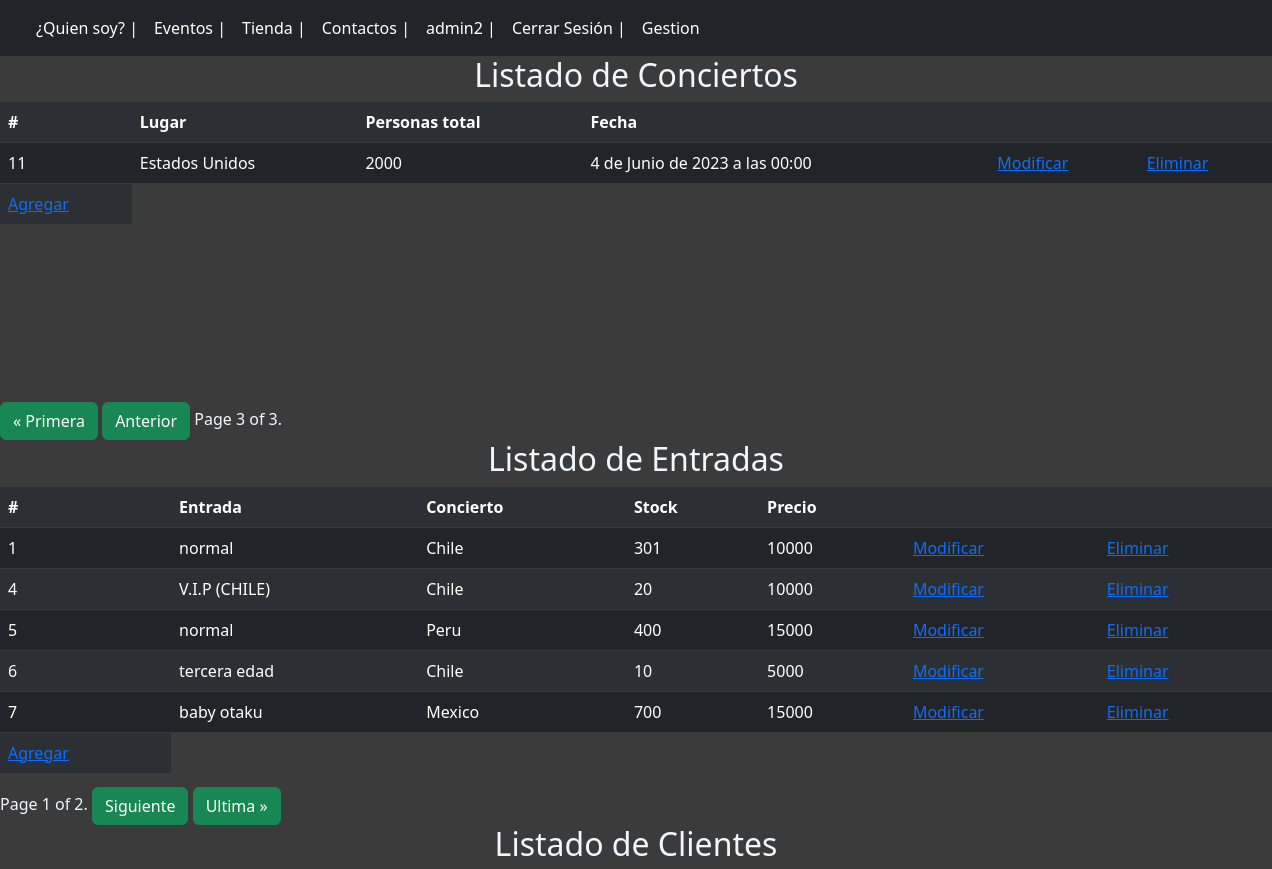
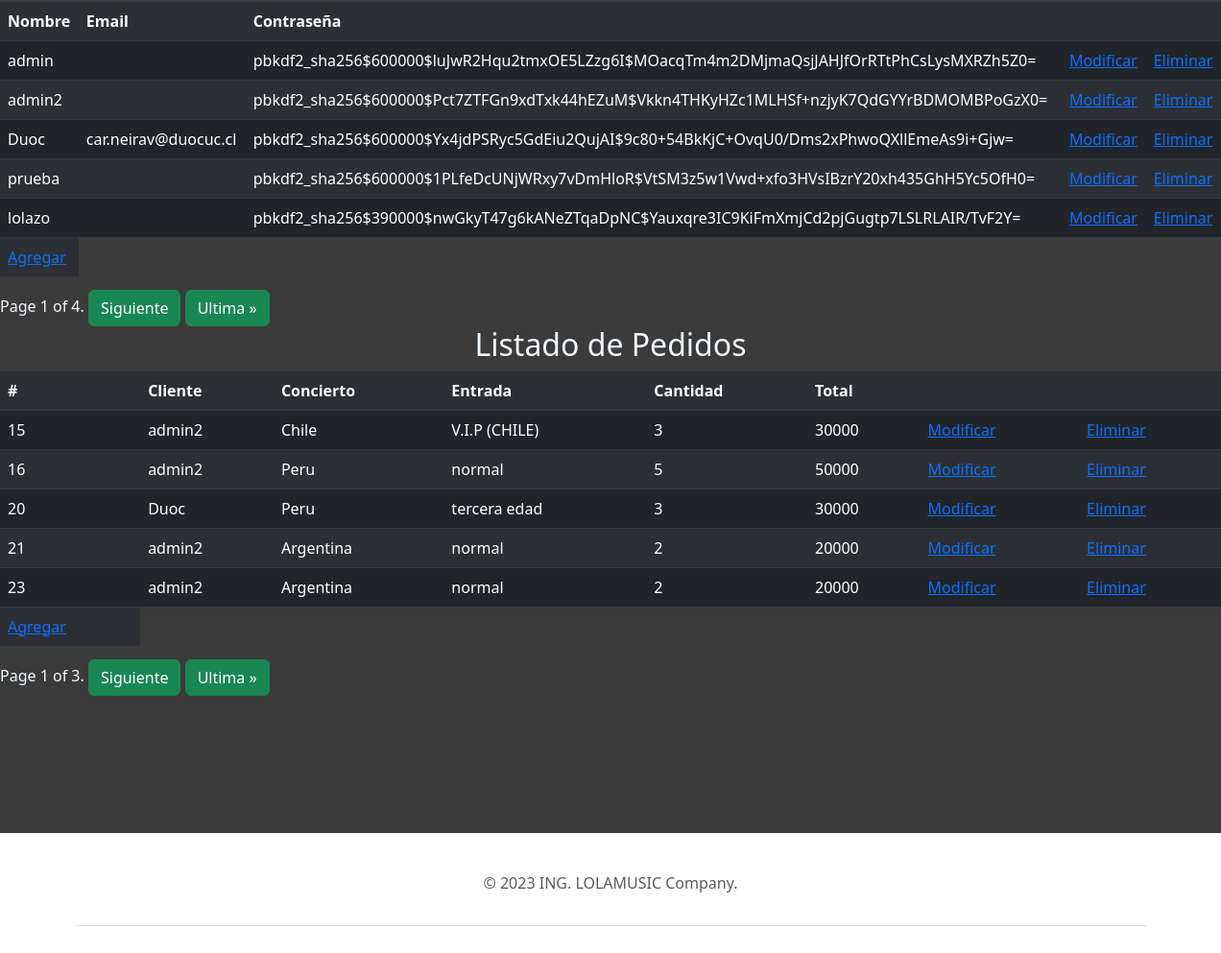
The app's page /Gestion/?page_c=3 (signed in) with its own data (2 pictures, top to bottom).
### core/models.py (models this page shows, shortened)
class Concierto(models.Model):
    id = models.AutoField(primary_key=True)
    lugar = models.CharField(max_length=100,null=False)
    personas_total = models.IntegerField(null=False,validators=[MinValueValidator(0)])
    fecha = models.DateTimeField(null=False)
    def __str__(self):
        return self.lugar

class Entrada(models.Model):
    id = models.AutoField(primary_key=True)
    tipo_entrada = models.CharField(null=False,max_length=200)
    conciert = models.ForeignKey(Concierto,null=False, on_delete=CASCADE)
    stock = models.IntegerField(null=False,validators=[MinValueValidator(0)])
    precio = models.IntegerField(null=False,validators=[MinValueValidator(0)])
    def __str__(self):
        return self.tipo_entrada

class Pedido(models.Model):
    id = models.AutoField(primary_key=True)
    cliente = models.ForeignKey(User,null=False, on_delete=CASCADE)
    Concierto = models.ForeignKey(Concierto,null=False, on_delete=CASCADE)
    entrada = models.ForeignKey(Entrada,null=False, on_delete=CASCADE)
    cantidad = models.IntegerField(null=False,validators=[MinValueValidator(0)])
    objeto_p = Entrada.objects.first()
    precio = Entrada.objects.get(pk=objeto_p.pk).precio
    def total(self):
            resultado = self.precio * self.cantidad
            return resultado

### core/views.py (the view)
# urls.py: path('Gestion/', Gestion, name="Gestion"),
@permission_required('app.add_concierto')
def Gestion(request):
    concierto = Concierto.objects.all()
    Pag_Concierto = Paginator(concierto,5)
    pag_number_C = request.GET.get('page_c')
    concierto = Pag_Concierto.get_page(pag_number_C)
    entrada = Entrada.objects.all()
    Pag_Entrada = Paginator(entrada,5)
    pag_number_E = request.GET.get('page_e')
    entrada = Pag_Entrada.get_page(pag_number_E)
    cliente = User.objects.all()
    Pag_cliente = Paginator(cliente,5)
    pag_number_Cli = request.GET.get('page_cli')
    cliente = Pag_cliente.get_page(pag_number_Cli)
    pedido = Pedido.objects.all()
    Pag_pedido = Paginator(pedido,5)
    pag_number_p = request.GET.get('page_p')
    pedido = Pag_pedido.get_page(pag_number_p)
    data = {
            'Concierto':concierto,
            'Entrada':entrada,
            'Cliente':cliente,
            'Pedido':pedido
    }
    return render(request, 'core/Gestion.html',data)

### core/templates/core/Gestion.html (shortened to what this page needs)
{% extends 'core/base.html' %}
    {% load static %}
    {% block css %}
    <link rel="stylesheet" href="{% static 'core/'%}css/estilo.css">
    <link href="https://cdn.jsdelivr.net/npm/bootstrap@5.3.0-alpha2/dist/css/bootstrap.min.css" rel="stylesheet">
    {% endblock %}
    {% block javaScri %}
      <link rel="stylesheet" href="{% static 'core/'%}js/scrpit.js">
      <link href="https://cdn.jsdelivr.net/npm/bootstrap@5.3.0-alpha2/dist/css/bootstrap.min.css" rel="stylesheet">
    {% endblock %}
{% block body %}
    <center>
        <h2  style="color:aliceblue">Listado de Conciertos</h2>
        <div style="height: 300px;">
            <table class="table table-dark table-striped">
                <tr>
                    <th scope="col">#</th>
                    <th scope="col">Lugar</th>
                    <th scope="col">Personas total</th>
                    <th scope="col">Fecha</th>
                    <th scope="col"></th>
                    <th scope="col"></th>
                </tr>
                {% for i in Concierto %}
                <tr>
                    <td> {{i.id}} </td>
                    <td> {{i.lugar}} </td>
                    <td> {{i.personas_total}} </td>
                    <td> {{i.fecha}} </td>
                    <td><a href="{% url 'ModificarConcierto' i.id %}">Modificar</a></td>
                    <td><a href="{% url 'EliminarC' i.id %}">Eliminar</a></td>
                </tr>
                {% endfor %}
                <tr>
                    <td><a href="{% url 'CrearConcierto' %}">Agregar</a></td>
                </tr>
            </table>
        </div>
            <div class="pagination">
                    <span class="step-links ">
                        {% if Concierto.has_previous %}
                            <a type="button" class="btn btn-success"  href="?page_c=1">&laquo; Primera </a>
                            <a type="button" class="btn btn-success" href="?page_c={{ Concierto.previous_page_number }}">Anterior</a>
                        {% endif %}
                        <span class="current" style="color:aliceblue">
                            Page {{ Concierto.number }} of {{ Concierto.paginator.num_pages }}.
                        </span>
                    </span>
            </div>
        <h2 id="concierto_table" style="color:aliceblue">Listado de Entradas</h2>
        <div style="height: 300px;">
            <table class="table table-dark table-striped">
                <tr>
                    <th scope="col">#</th>
                    <th scope="col">Entrada</th>
                    <th scope="col">Concierto</th>
                    <th scope="col">Stock</th>
                    <th scope="col">Precio</th>
                    <th scope="col"></th>
                    <th scope="col"></th>
                </tr>
                {% for i in Entrada %}
                <tr>
                    <td> {{i.id}} </td>
                    <td> {{i.tipo_entrada}} </td>
                    <td> {{i.conciert}} </td>
                    <td> {{i.stock}} </td>
                    <td> {{i.precio}} </td>
                    <td><a href="{% url 'ModificarEntrada' i.id %}">Modificar</a></td>
                    <td><a href="{% url 'EliminarE' i.id %}">Eliminar</a></td>
                </tr>
                {% endfor %}
                <tr>
                    <td><a href="{% url 'CrearEntrada' %}">Agregar</a></td>
                </tr>
            </table>
        </div>
            <div class="pagination">
                <span class="step-links ">
                    <span class="current" style="color:aliceblue">
                        Page {{ Entrada.number }} of {{ Entrada.paginator.num_pages }}.
                    </span>
                    {% if Entrada.has_next %}
                        <a type="button" class="btn btn-success" href="?page_e={{ Entrada.next_page_number }}">Siguiente</a>
                        <a type="button" class="btn btn-success" href="?page_e={{ Entrada.paginator.num_pages }}">Ultima &raquo;</a>
                    {% endif %}
                </span>
            </div>
        <h2 style="color:aliceblue">Listado de Clientes</h2>
        <div style="height: 300px;">
            <table class="table table-dark table-striped">
                <tr>
                    <th scope="col">Nombre</th>
                    <th scope="col">Email</th>
                    <th scope="col">Contraseña</th>
                    <th scope="col"></th>
                    <th scope="col"></th>
                </tr>
                {% for i in Cliente %}
                <tr>
                    <td> {{i.username}} </td>
                    <td> {{i.email}} </td>
                    <td> {{i.password}} </td>
                    <td><a href="{% url 'ModificarCliente' i.username %}">Modificar</a></td>
                    <td><a href="{% url 'EliminarCli' i.username %}">Eliminar</a></td>
                </tr>
                {% endfor %}
                <tr>
                    <td><a href="{% url 'CrearCliente' %}">Agregar</a></td>
                </tr>
            </table>
        </div>
        <div class="pagination">
            <span class="step-links ">
                <span class="current" style="color:aliceblue">
                    Page {{ Cliente.number }} of {{ Cliente.paginator.num_pages }}.
                </span>
                {% if Cliente.has_next %}
                    <a type="button" class="btn btn-success" href="?page_cli={{ Cliente.next_page_number }}">Siguiente</a>
                    <a type="button" class="btn btn-success" href="?page_cli={{ Cliente.paginator.num_pages }}">Ultima &raquo;</a>
                {% endif %}
            </span>
        </div>
        <h2 style="color:aliceblue">Listado de Pedidos</h2>
        <div style="height: 300px;">
            <table class="table table-dark table-striped">
                <tr>
                    <th scope="col">#</th>
                    <th scope="col">Cliente</th>
                    <th scope="col">Concierto</th>
                    <th scope="col">Entrada</th>
                    <th scope="col">Cantidad</th>
                    <th scope="col">Total</th>
                    <th scope="col"></th>
                    <th scope="col"></th>
                </tr>
                {% for i in Pedido %}
                <tr>
                    <td> {{i.id}} </td>
                    <td> {{i.cliente}} </td>
                    <td> {{i.Concierto}} </td>
                    <td> {{i.entrada}} </td>
                    <td> {{i.cantidad}} </td>
                    <td> {{i.total}} </td>
                    <td><a href="{% url 'ModificarPedido' i.id %}">Modificar</a></td>
                    <td><a href="{% url 'EliminarP' i.id %}">Eliminar</a></td>
                </tr>
                {% endfor %}
                <tr>
                    <td><a href="{% url 'CrearPedido' %}">Agregar</a></td>
                </tr>
            </table>
        </div>
        <div class="pagination">
            <span class="step-links ">
                <span class="current" style="color:aliceblue">
                    Page {{ Pedido.number }} of {{ Pedido.paginator.num_pages }}.
                </span>
                {% if Pedido.has_next %}
                    <a type="button" class="btn btn-success" href="?page_p={{ Pedido.next_page_number }}">Siguiente</a>
                    <a type="button" class="btn btn-success" href="?page_p={{ Pedido.paginator.num_pages }}">Ultima &raquo;</a>
                {% endif %}
            </span>
        </div>
    </center>
{% endblock %}

### core/templates/core/base.html (shortened to what this page needs)
<!DOCTYPE html>
<html lang="en">
<head>
    {% load static %}
    {% block css %}
    {% endblock %}
    {% block javaScri %}
    {% endblock %}
    <link href="https://cdn.jsdelivr.net/npm/bootstrap@5.3.0-alpha2/dist/css/bootstrap.min.css" rel="stylesheet">
</head>
<div class="navegador">
    <nav class="navbar navbar-expand-lg bg-dark" data-bs-theme="dark">
        <div class="container-fluid" >
          <div class="collapse navbar-collapse" id="navbarSupportedContent">
            <ul class="navbar-nav me-auto mb-2 mb-lg-0">
              <li class="nav-item">
                <a class="nav-link active" aria-current="page" href="{% url 'info' %}">¿Quien soy?  |</a>
              </li>
              <li class="nav-item">
                <a class="nav-link active" aria-current="page" href="{% url 'eventos' %}">Eventos  |</a>
              </li>
              <li class="nav-item">
                <a class="nav-link active" aria-current="page" href="{% url 'tienda' %}">Tienda  |</a>
              </li>
              <li class="nav-item">
                <a class="nav-link active" aria-current="page" href="{% url 'contactos' %}">Contactos  |</a>
              </li>
              {% if user.is_authenticated %}
              <li class="nav-item">
                <a class="nav-link active" aria-current="page">{{ user.username}}  |</a>
              </li>
              <li class="nav-item">
                <a class="nav-link active" aria-current="page" href="{% url 'logout' %}">Cerrar Sesión  |</a>
              </li>
              {% else %}
              <li class="nav-item">
                <a class="nav-link active" aria-current="page" href="{% url 'login' %}">Login  |</a>
              </li>
              {% endif %}
              {% if perms.app.add_cliente %}
              <li class="nav-item">
                <a class="nav-link active" aria-current="page" href="{% url 'Gestion' %}">Gestion</a>
              </li>
              {% endif %}
            </ul>
          </div>
        </div>
      </nav>
</div>
<body>
    <div class="principal">
      {% block body %}
      {% endblock %}
    </div>
</body>
<div class="container">
  <footer class="py-3 my-4">
    <ul class="nav justify-content-center border-bottom pb-3 mb-3">
    <p class="text-center text-muted">&copy; 2023 ING. LOLAMUSIC Company.</p>
  </footer>
</html>

### core/static/core/css/estilo.css (style rules this page uses)
body { overflow-x:hidden; overflow-y: auto; background-color: rgb(59, 59, 59); }
.principal { background-color: rgb(59, 59, 59); width: 100vw; height: 1681px; }

### records on screen
Concierto: id "11", lugar "Estados Unidos", personas_total "2000", fecha "4 de Junio de 2023 a las 00:00"
Entrada: id "1", tipo_entrada "normal", conciert "Chile", stock "301", precio "10000"
Entrada: id "4", tipo_entrada "V.I.P (CHILE)", conciert "Chile", stock "20", precio "10000"
Entrada: id "5", tipo_entrada "normal", conciert "Peru", stock "400", precio "15000"
Entrada: id "6", tipo_entrada "tercera edad", conciert "Chile", stock "10", precio "5000"
Entrada: id "7", tipo_entrada "baby otaku", conciert "Mexico", stock "700", precio "15000"
Pedido: id "15", cliente "admin2", Concierto "Chile", entrada "V.I.P (CHILE)", cantidad "3", total "30000"
Pedido: id "16", cliente "admin2", Concierto "Peru", entrada "normal", cantidad "5", total "50000"
Pedido: id "20", cliente "Duoc", Concierto "Peru", entrada "tercera edad", cantidad "3", total "30000"
Pedido: id "21", cliente "admin2", Concierto "Argentina", entrada "normal", cantidad "2", total "20000"
Pedido: id "23", cliente "admin2", Concierto "Argentina", entrada "normal", cantidad "2", total "20000"

### other values on screen
{{ user.username }} "admin2"
{{ Concierto.number }} "3"
{{ Concierto.paginator.num_pages }} "3"
{{ Entrada.number }} "1"
{{ Entrada.paginator.num_pages }} "2"
{{ i.username }} "admin"
{{ i.password }} "pbkdf2_sha256$600000$luJwR2Hqu2tmxOE5LZzg6I$MOacqTm4m2DMjmaQsjJAHJfOrRTtPhCsLysMXRZh5Z0="
{{ i.username }} "admin2"
{{ i.password }} "pbkdf2_sha256$600000$Pct7ZTFGn9xdTxk44hEZuM$Vkkn4THKyHZc1MLHSf+nzjyK7QdGYYrBDMOMBPoGzX0="
{{ i.username }} "Duoc"
{{ i.email }} "car.neirav@duocuc.cl"
{{ i.password }} "pbkdf2_sha256$600000$Yx4jdPSRyc5GdEiu2QujAI$9c80+54BkKjC+OvqU0/Dms2xPhwoQXllEmeAs9i+Gjw="
{{ i.username }} "prueba"
{{ i.password }} "pbkdf2_sha256$600000$1PLfeDcUNjWRxy7vDmHloR$VtSM3z5w1Vwd+xfo3HVsIBzrY20xh435GhH5Yc5OfH0="
{{ i.username }} "lolazo"
